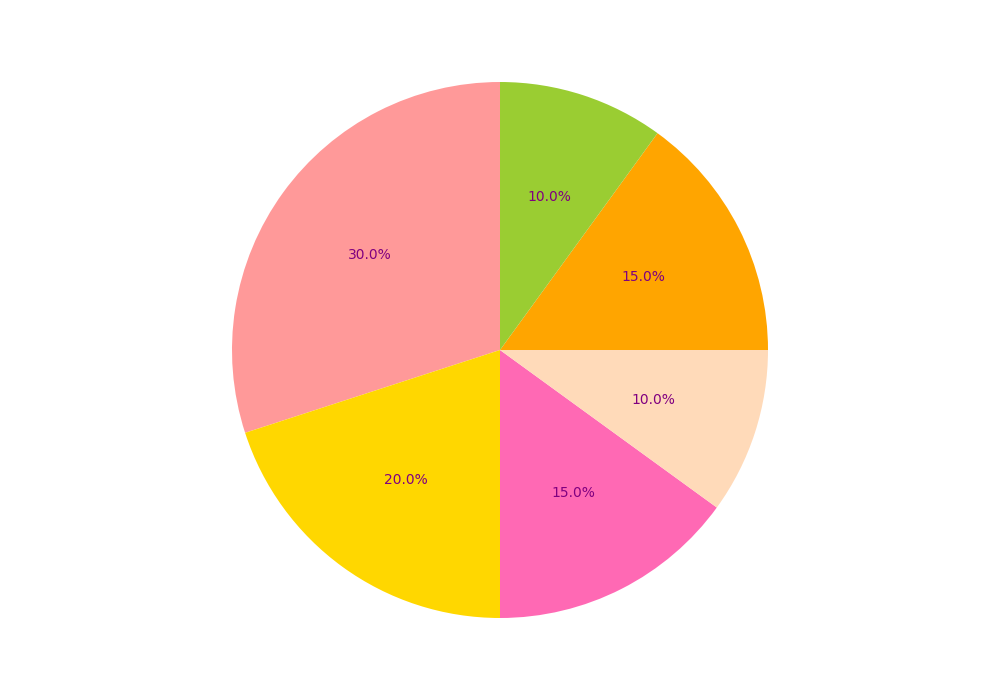

The script that drew this image:
import matplotlib.pyplot as plt

preferences = [300, 200, 150, 100, 150, 100]
colors = ['#FF9999', '#FFD700', '#FF69B4', '#FFDAB9', '#FFA500', '#9ACD32']

fig, ax = plt.subplots(figsize=(10, 7))

ax.pie(preferences, colors=colors, autopct='%1.1f%%', startangle=90, textprops={'fontsize': 10, 'color': 'purple'})

plt.tight_layout()
plt.show()
